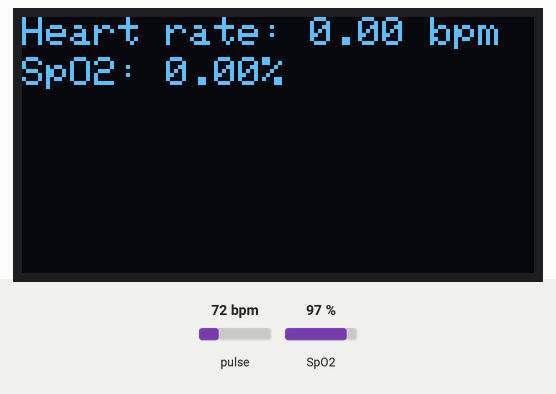
Recording of a sketch running on a simulated ESP32. On the bench: 128×64 one-colour display. The inputs (shaded band) are chosen by the test bench; at power-on: pulse 72 bpm, SpO2 97 %. WiFi joins after 1.5 s; servers stay silent unless stated; what the sketch prints to the serial monitor is not drawn.

Above: at 2.7 s.
2.8 s: pulse set to 42 bpm
At 5.0 s:
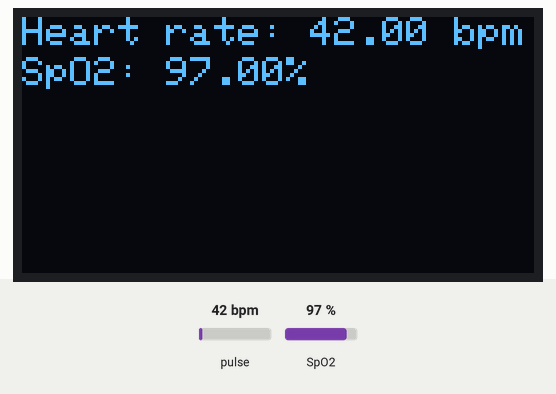
5.3 s: SpO2 set to 80 %
At 6.0 s:
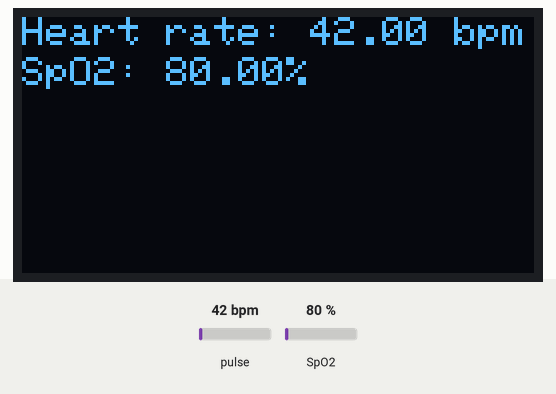
6.8 s: pulse set to 70 bpm
At 8.0 s:
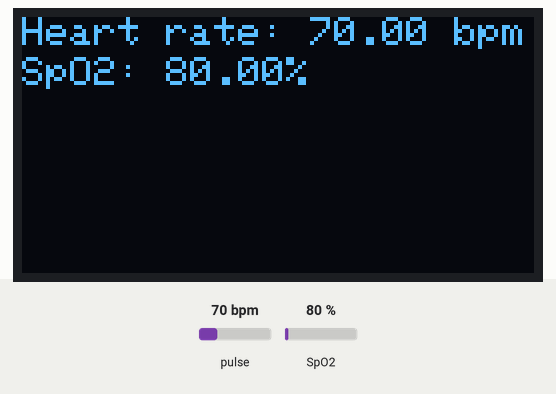
8.3 s: SpO2 set to 85 %
Timing chart, 0 to 11.3 s (numbered marks = the images above; inputs shaded):
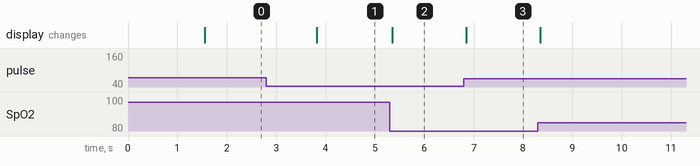

The sketch:

SwL.ino
```cpp
// Code By Pragat Shukla


#include <Wire.h>
#include <Adafruit_GFX.h>
#include <Adafruit_SSD1306.h>
#include "MAX30100_PulseOximeter.h"
#include <ESP_Mail_Client.h>

#define SCREEN_WIDTH 128 // OLED display width, in pixels
#define SCREEN_HEIGHT 64 // OLED display height, in pixels

#define REPORTING_PERIOD_MS 1000

// Declaration for an SSD1306 display connected to I2C (SDA, SCL pins)
#define OLED_RESET -1 // Reset pin # (or -1 if sharing Arduino reset pin)

Adafruit_SSD1306 display(SCREEN_WIDTH, SCREEN_HEIGHT, &Wire, OLED_RESET);

// Create a PulseOximeter object
PulseOximeter pox;

SMTPSession smtp;
SMTP_Message message;

// Wi-Fi credentials
const char* ssid = "Oppo";
const char* password = "123456789@";

// SMTP server details
const char* smtp_server = "smtp.gmail.com";
const int smtp_port = 465;
const char* smtp_user = ".......@gmail.com";
const char* smtp_password = "fecnnyy";

Session_Config session_config;

bool takeReadings = true; // Flag to control whether to take readings
unsigned long lastEmailTime = 0; // Track the last email send time
const unsigned long emailInterval = 30000; // 30 seconds interval

void setupSMTPConfig() {
    session_config.server.host_name = smtp_server;
    session_config.server.port = smtp_port;
    session_config.login.email = smtp_user;
    session_config.login.password = smtp_password;
    session_config.login.user_domain = "gmail.com";
}

// Callback routine executed when a pulse is detected
void onBeatDetected() {
    Serial.println("♥ Beat!");
}

void setup() {
    Serial.begin(115200);

    WiFi.begin(ssid, password);

    Serial.println("Connecting to Wi-Fi...");
    while (WiFi.status() != WL_CONNECTED) {
        delay(500);
        Serial.print(".");
    }

    Serial.println("Connected to Wi-Fi.");

    setupSMTPConfig();

    Serial.print("Initializing pulse oximeter...");

    if (!pox.begin()) {
        Serial.println("FAILED");
        while (true);
    } else {
        Serial.println("SUCCESS");
    }

    pox.setIRLedCurrent(MAX30100_LED_CURR_7_6MA);
    pox.setOnBeatDetectedCallback(onBeatDetected);

    if (!display.begin(SSD1306_SWITCHCAPVCC, 0x3C)) {
        Serial.println("SSD1306 allocation failed");
        while (true);
    }

    display.clearDisplay();
}

void sendEmail(float heartRate, float spo2) {

    // Prepare email content
    message.sender.name = "ESP32 Health Monitor";
    message.sender.email = smtp_user;
    message.subject = "Health Monitor Reading";

    String textContent = "Heart rate: " + String(heartRate) + " bpm\nSpO2: " + String(spo2) + "%";
    message.text.content = textContent.c_str();
    message.addRecipient("Recipient Name", "30942csiot@gmail.com");

    int retryCount = 0;
    const int maxRetries = 3;

    bool emailSent = false;

    while (!emailSent && retryCount < maxRetries) {
        Serial.println("Connecting to SMTP server...");
        display.clearDisplay();
        display.setCursor(0, 0);
        display.print("Connecting to SMTP...");
        display.display();

        smtp.connect(&session_config);

        Serial.println("Sending email...");
        display.clearDisplay();
        display.setCursor(0, 0);
        display.print("Sending email...");
        display.display();

        if (!MailClient.sendMail(&smtp, &message)) {
            Serial.println("Failed to send email: " + smtp.errorReason());
            display.clearDisplay();
            display.setCursor(0, 0);
            display.print("Failed to send email");
            display.display();
            retryCount++;
        } else {
            Serial.println("Email sent successfully.");
            display.clearDisplay();
            display.setCursor(0, 0);
            display.print("Email sent!");
            display.display();
            emailSent = true;
        }

        smtp.closeSession(); // Close the session to free resources

    }

    // Perform actions after email is sent
    if (emailSent) {
        // Reset flag to resume readings
        takeReadings = true;
        return;
    }
}

void loop() {
    if (takeReadings) {
        pox.update();
        float heartRate = pox.getHeartRate();
        float spo2 = pox.getSpO2();

        display.clearDisplay();
        display.setTextSize(1);
        display.setTextColor(SSD1306_WHITE);
        display.setCursor(0, 0);
        display.print("Heart rate: ");
        display.print(heartRate);
        display.print(" bpm");
        display.setCursor(0, 10);
        display.print("SpO2: ");
        display.print(spo2);
        display.print("%");
        display.display();
    }

    if (millis() - lastEmailTime >= emailInterval) {
        lastEmailTime = millis(); // Update the last email time
        sendEmail(pox.getHeartRate(), pox.getSpO2());
    }
}
```

library.cpp
```cpp
#include <Wire.h>
#include <Adafruit_GFX.h>
#include <Adafruit_SSD1306.h>
#include "MAX30100_PulseOximeter.h"
#include <ESP_Mail_Client.h>

#define SCREEN_WIDTH 128
#define SCREEN_HEIGHT 64
#define OLED_RESET -1

Adafruit_SSD1306 display(SCREEN_WIDTH, SCREEN_HEIGHT, &Wire, OLED_RESET);
PulseOximeter pox;
SMTPSession smtp;
SMTP_Message message;

const char* ssid = "Your_SSID";
const char* password = "Your_PASSWORD";
const char* smtp_server = "smtp.gmail.com";
const int smtp_port = 465;
const char* smtp_user = "your_email@gmail.com";
const char* smtp_password = "your_app_password";

Session_Config session_config;
```

Measured:
- after the input at 2.8 s, the display: changes after 1.0 s (image 1)
- after the input at 5.3 s, the display: changes after 0.05 s (image 2)
- after the input at 6.8 s, the display: changes after 0.05 s (image 3)
